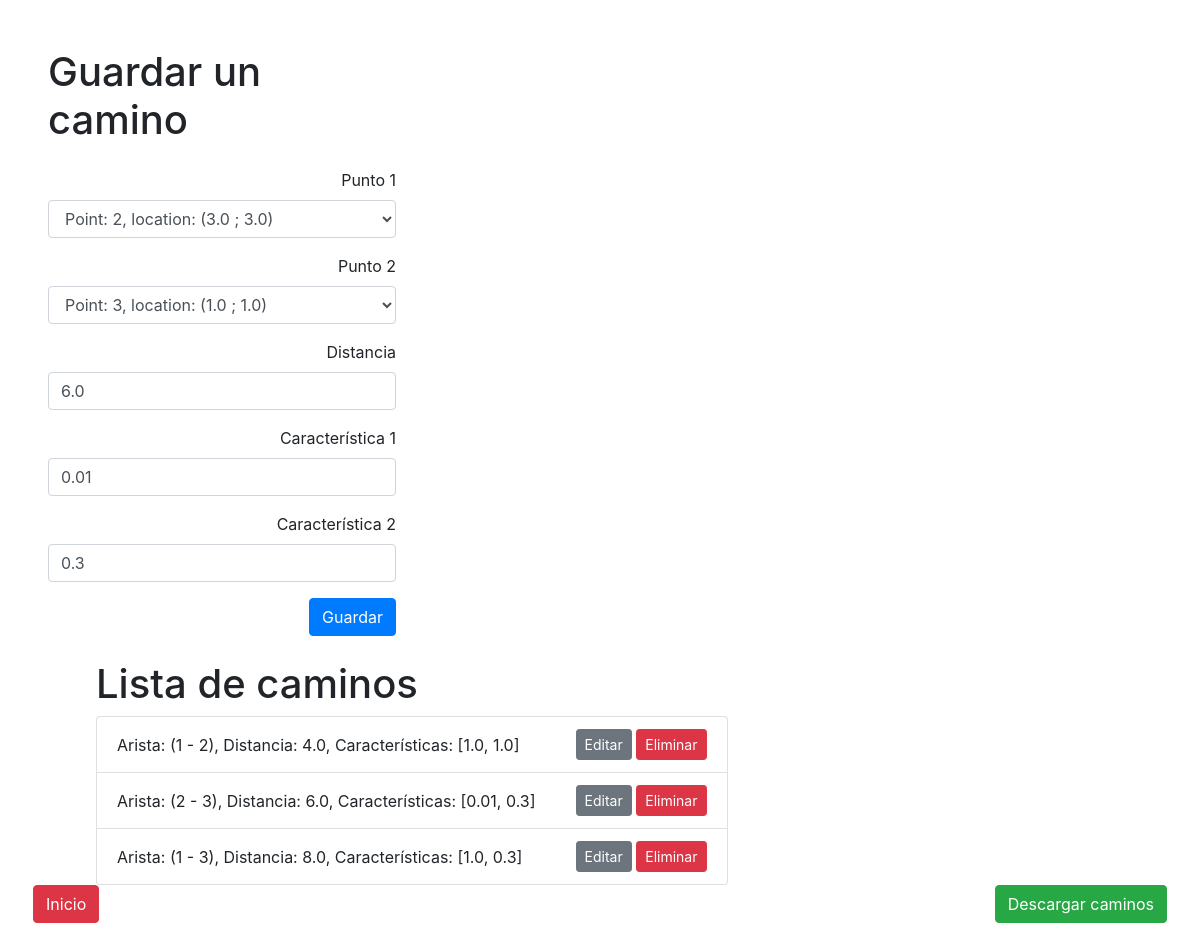
Page /create_edge/2/ on the committed database.
### myapp/models.py (models this page shows, shortened)
class Edge(models.Model):
    point1 = models.ForeignKey(Point, related_name='edges_from', on_delete=models.CASCADE)
    point2 = models.ForeignKey(Point, related_name='edges_to', on_delete=models.CASCADE)
    distance = models.FloatField()
    characteristics = models.JSONField(default=list)
    class Meta:
        unique_together = ('point1', 'point2')

class Point(models.Model):
    x = models.FloatField()
    y = models.FloatField()
    height = models.FloatField()
    point_id = models.IntegerField(unique=True)
    characteristics = models.JSONField(default=list)
    def __str__(self):
        return f"Point: {self.point_id}, location: ({self.x} ; {self.y})"

### myapp/views.py (the view)
# urls.py: path('create_edge/', views.create_edge, name='create_edge'),
def create_edge(request, edgeId=None):
    if edgeId:
        edge = get_object_or_404(Edge, id=edgeId)
    else:
        edge = None
    if request.method == 'POST':
        form = EdgeForm(request.POST, instance=edge)
        if form.is_valid():
            form.save()
            return JsonResponse({'success': True})
        else:
            return JsonResponse({'success': False, 'errors': form.errors})
    else:
        form = EdgeForm(instance=edge)
    edges = Edge.objects.all()
    return render(request, 'create_edge.html', {'form': form, 'edges':edges, 'edge':edge})

### myapp/forms.py (shortened to what this page needs)
class EdgeForm(forms.ModelForm):
    characteristic_1 = forms.FloatField(label='Characteristic 1', validators=[validate_decimal_range])
    characteristic_2 = forms.FloatField(label='Characteristic 2', validators=[validate_decimal_range])
    class Meta:
        model = Edge
        fields = ['point1', 'point2', 'distance']
    def __init__(self, *args, **kwargs):
        super(EdgeForm, self).__init__(*args, **kwargs)
        if self.instance and self.instance.characteristics:
            characteristics = self.instance.characteristics
            self.fields['characteristic_1'].initial = characteristics[0] if len(characteristics) > 0 else None
            self.fields['characteristic_2'].initial = characteristics[1] if len(characteristics) > 1 else None

### myapp/templates/create_edge.html (shortened to what this page needs)
<!DOCTYPE html>
<html class="h-100">
    <head>
        <link href="https://stackpath.bootstrapcdn.com/bootstrap/4.5.2/css/bootstrap.min.css" rel="stylesheet">
        {% load widget_tweaks %}
    </head>
    <body class="p-5">
        <div class="row">
            <div class="col-md-4 mr-5">
                <h1 class="mb-4">Guardar un camino</h1>
                <form method="post" action="{% if edge %}{% url 'edit_edge' edge.id %}{% else %}{% url 'create_edge' %}{% endif %}" onsubmit="handleFormSubmit(event)" class="mb-4 text-right">
                    <div class="form-group">
                        <label for="id_point1">Punto 1</label>
                        {{ form.point1|add_class:"form-control" }}
                    </div>
                    <div class="form-group">
                        <label for="id_point2">Punto 2</label>
                        {{ form.point2|add_class:"form-control" }}
                    </div>
                    <div class="form-group">
                        <label for="id_distance">Distancia</label>
                        {{ form.distance|add_class:"form-control" }}
                    </div>
                    <div class="form-group">
                        <label for="id_characteristic_1">Característica 1</label>
                        {{ form.characteristic_1|add_class:"form-control" }}
                    </div>
                    <div class="form-group">
                        <label for="id_characteristic_2">Característica 2</label>
                        {{ form.characteristic_2|add_class:"form-control" }}
                    </div>
                    <button type="submit" class="btn btn-primary">Guardar</button>
                </form>
            </div>
            <div class="col-md-7 ml-5">
                <h1>Lista de caminos</h2>
                <ul class="list-group">
                    {% for edge in edges %}
                        <li class="list-group-item d-flex justify-content-between align-items-center">
                            Arista: ({{ edge.point1.point_id }} - {{ edge.point2.point_id }}),  Distancia: {{ edge.distance }},  Características: {{ edge.characteristics }}
                            <span>
                                <a href="{% url 'edit_edge' edge.id %}" class="btn btn-secondary btn-sm">Editar</a>
                                <a href="#" onclick="handleDelete(event, {{ edge.id }})" class="btn btn-danger btn-sm">Eliminar</a>
                            </span>
                        </li>
                    {% endfor %}
                </ul>
            </div>
            <div class="d-flex justify-content-between w-100">
                <button class="btn btn-danger" onclick="window.location.href='http://127.0.0.1:8000/'">Inicio</button>
                <button class="btn btn-success" onclick="saveEdges()">Descargar caminos</button>
            </div>
        </div>
    </body>
</html>

### rows in the picture
Edge: point1 "Point: 2, location: (3.0 ; 3.0)", point2 "Point: 3, location: (1.0 ; 1.0)", distance "6.0", point1.point_id "2", point2.point_id "3", characteristics "[0.01, 0.3]"
Edge: point1.point_id "1", point2.point_id "2", distance "4.0", characteristics "[1.0, 1.0]"
Edge: point1.point_id "1", point2.point_id "3", distance "8.0", characteristics "[1.0, 0.3]"
